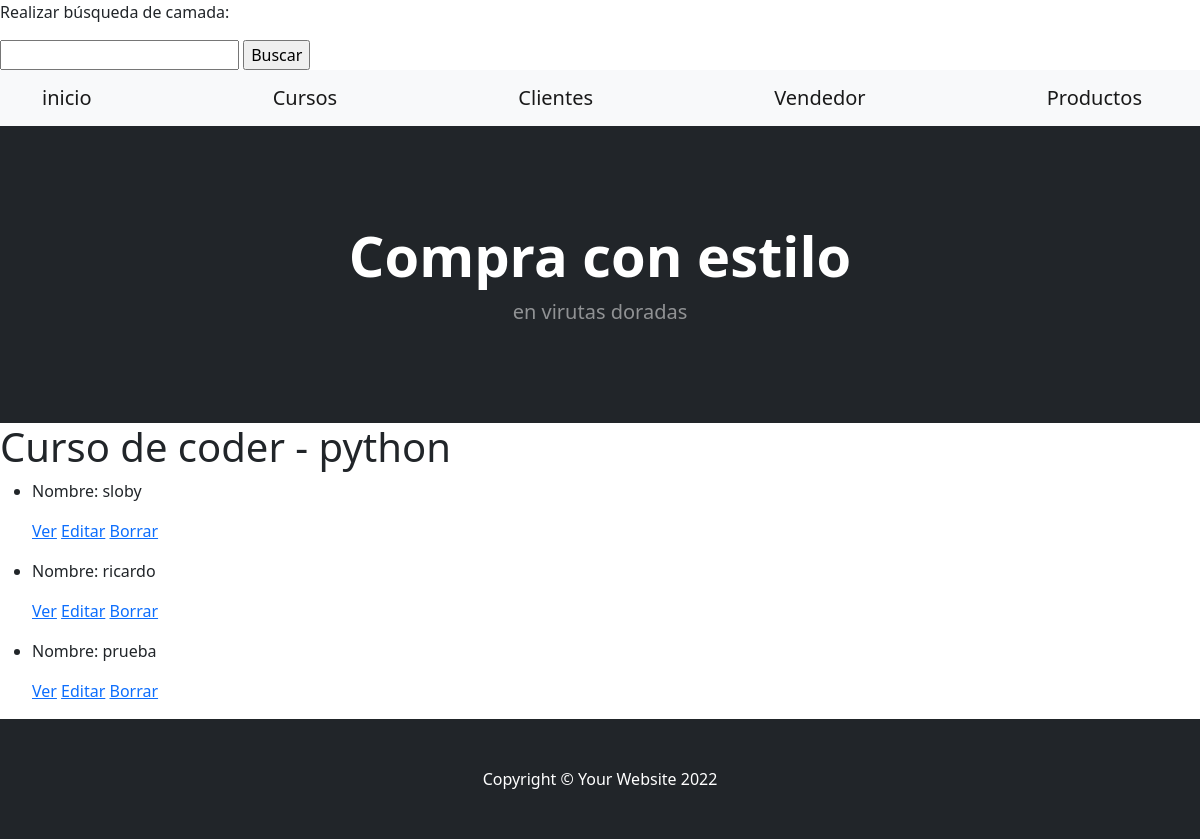
Page /App1/curso/list on the earlier database version.
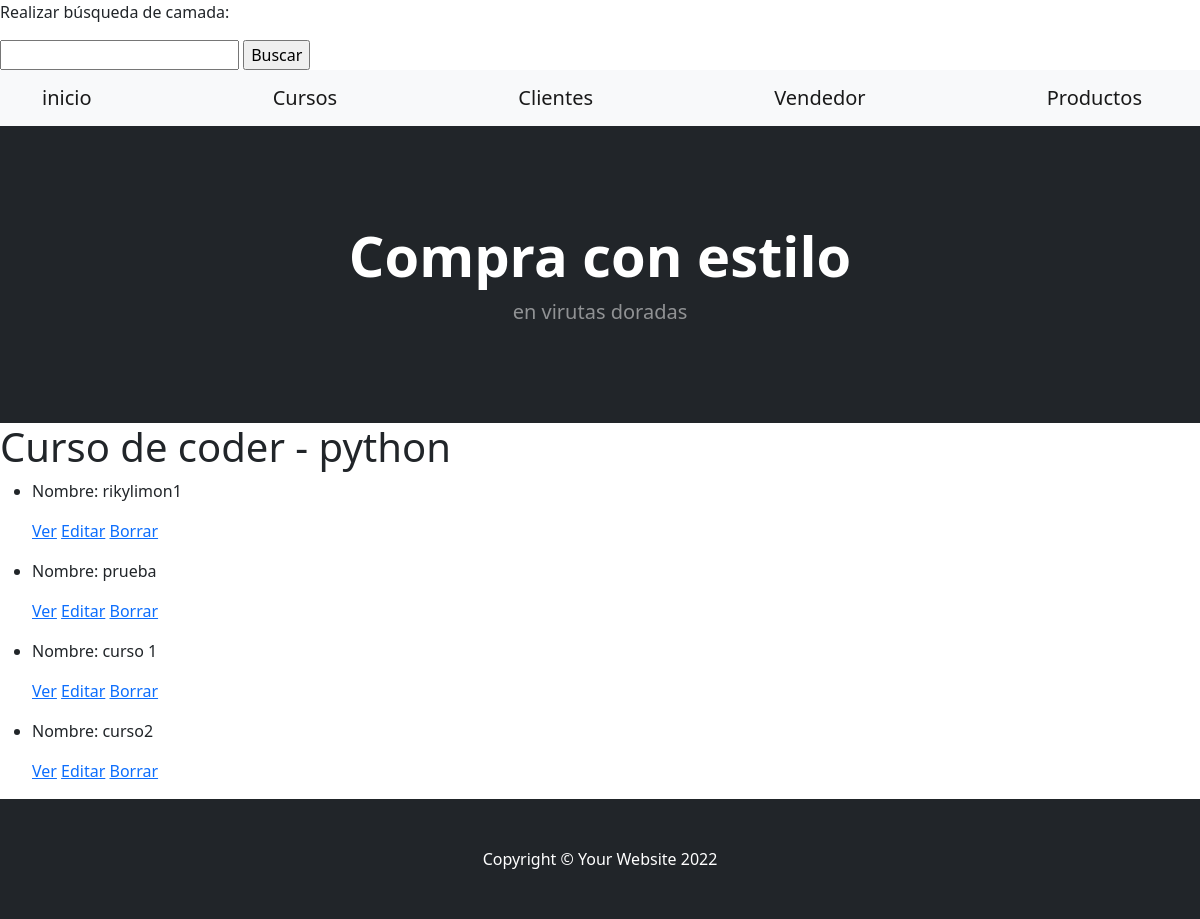
Same page on the later database version.
### App1/models.py (models this page shows, shortened)
class Curso (models.Model):
    nombre =models.CharField(max_length=30)          #ESTO CRRESPONDE A ---CURSOS---
    camada =models.IntegerField()

### App1/views.py (the view)
# urls.py: path('curso/list', views.cursolist.as_view(), name='list'),
class cursolist (ListView):
    model= Curso
    template_name= "curso_list.html"

### App1/template/curso_list.html
{% extends 'padre.html' %}
{% load static %}
{% block contenidoquecambia %}
<h1>Curso de coder - python</h1>
<ul>
    {% for curso in object_list %}
        <li>
            <p>Nombre: {{ curso.nombre }}</p>
            <p>
                <a href="{% url 'Detalle' curso.id %}">Ver</a>
                <a href="{% url 'Editar' curso.id %}">Editar</a>
                <a href="{% url 'delete' curso.id %}">Borrar</a>
            </p>
        </li>
    {% endfor %}
</ul>
{% endblock %}

Differences in the rows shown:
removed Curso: nombre "sloby"
changed Curso: nombre "ricardo" → "rikylimon1"
added Curso: nombre "curso 1"
added Curso: nombre "curso2"
